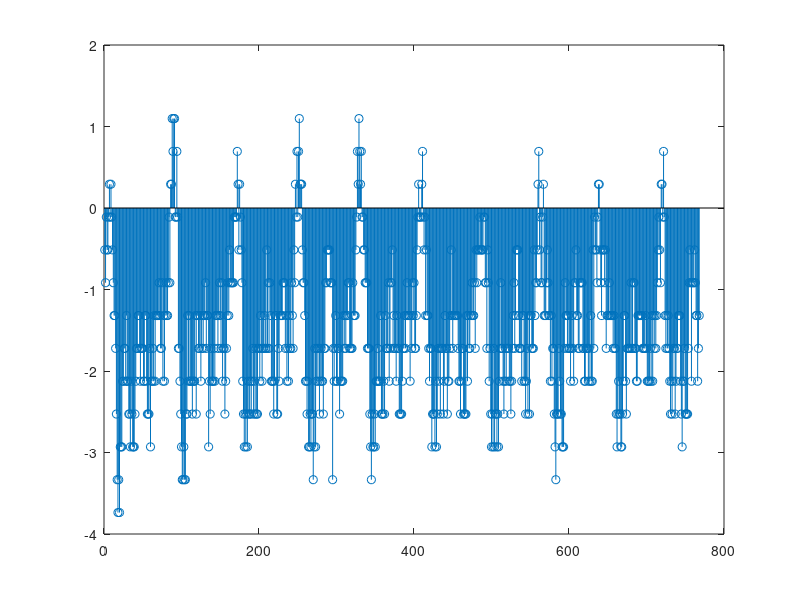

The MATLAB source for this figure: (Note: this script raises an error after producing the figure.)
fs = 16000;
T = 1/fs;

M = csvread('dataTest2.csv');
figure(3)
stem(M(:,4))
M(:,1) = M(:,1)/max(M(:,1));
M(:,2) = M(:,2)/max(M(:,2));
M(:,3) = M(:,3)/max(M(:,3));
M(:,4) = M(:,4)/max(M(:,4));


channelA_FFT=fft(M(:,1));
channelB_FFT = fft(M(:,2));
channelC_FFT = fft(M(:,3));
channelD_FFT = fft(M(:,4));

phaseDiff_A_B = phase(channelA_FFT)-phase(channelB_FFT);
phaseDiff_A_C = phase(channelA_FFT)-phase(channelC_FFT);
phaseDiff_A_D = phase(channelA_FFT)-phase(channelD_FFT);

figure(1)
subplot(2,1,2)
stem(phase(channelA_FFT))
ylabel('phase')
subplot(2,1,1)
stem(abs(channelA_FFT))
ylabel('mag')

figure(2)
subplot(2,1,2)
stem(phase(channelB_FFT))
ylabel('phase')
subplot(2,1,1)
stem(abs(channelB_FFT))
ylabel('mag')


delta_L = 343.*phaseDiff_A_B(30:40).*T./(2*pi)

angles =  abs(acos(delta_L/.0457))*180/pi


L = (delta_L.^2 - delta_L* + .0457^2)./(delta_L.*(-1))

L2 = (.0457^2)./delta_L
